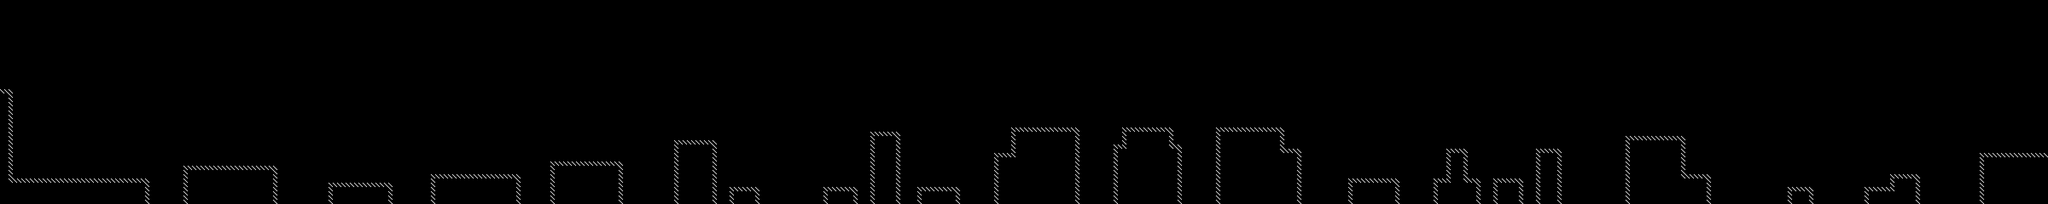

Below is a game level as drawn by its tile map, then a one-line description and the .tmx that defines it (tile-layer data replaced by summaries):
An orthogonal 480x48 tile map with 10x10 px tiles, 1 tile layer (Tile Layer 1), 3 tilesets.

<map version="1.0" orientation="orthogonal" renderorder="right-down" width="480" height="48" tilewidth="10" tileheight="10" nextobjectid="14">
 <tileset firstgid="1" name="debug10x10" tilewidth="10" tileheight="10" tilecount="1" columns="1">
  <image source="../assets/graphics/debug/tile10x10.gif" width="10" height="10" />
 </tileset>
 <tileset firstgid="2" name="box" tilewidth="40" tileheight="40" tilecount="0" columns="0">
  <image source="../assets/graphics/debug/tile10x10.gif" width="10" height="10" />
 </tileset>
 <tileset firstgid="2" name="debug_door" tilewidth="50" tileheight="80" tilecount="6" columns="6">
  <image source="../assets/graphics/debug/door.gif" width="300" height="80" />
 </tileset>
 <layer name="Tile Layer 1" width="480" height="48">
  <data>[23040 cells, 686 non-empty, 1 distinct tile ids]</data>
 </layer>
 <objectgroup name="Object Layer Boxes" />
 <objectgroup name="Object Layer Door" />
</map>
